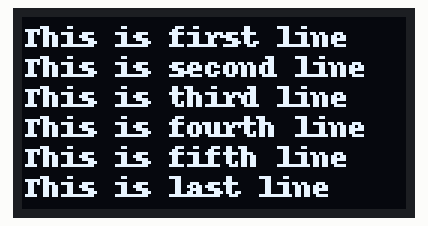
Bench run of a program on a simulated Raspberry Pi (BCM pin numbers). On the bench: 128×64 one-colour display. Library files of the repository ran but are not shown: SSD1306.py. At 0.1 s the program stops and its outputs stay as they are.

Above: at 0.1 s.

The program:

dispchar.py
```python
import time

import spidev as SPI
import SSD1306

from PIL import Image
from PIL import ImageDraw
from PIL import ImageFont

# Raspberry Pi pin configuration:
RST = 19
# Note the following are only used with SPI:
DC = 16
bus = 0
device = 0

# 128x64 display with hardware SPI:
disp = SSD1306.SSD1306(RST, DC, SPI.SpiDev(bus,device))

# Initialize library.
disp.begin()

# Clear display.
disp.clear()
disp.display()

# Create blank image for drawing.
# Make sure to create image with mode '1' for 1-bit color.
width = disp.width
height = disp.height
image = Image.new('1', (width, height))

# Get drawing object to draw on image.
draw = ImageDraw.Draw(image)

# Draw a black filled box to clear the image.
draw.rectangle((0,0,width,height), outline=0, fill=0)

# Draw some shapes.
# First define some constants to allow easy resizing of shapes.
padding = 1
top = padding
x = padding
# Load default font.
font = ImageFont.load_default()

# Alternatively load a TTF font.
# Some other nice fonts to try: http://www.dafont.com/bitmap.php
#font = ImageFont.truetype('Minecraftia.ttf', 8)

# Write two lines of text.
draw.text((x, top),    'This is first line', font=font, fill=255)
draw.text((x, top+10), 'This is second line', font=font, fill=255)
draw.text((x, top+20), 'This is third line', font=font, fill=255)
draw.text((x, top+30), 'This is fourth line', font=font, fill=255)
draw.text((x, top+40), 'This is fifth line', font=font, fill=255)
draw.text((x, top+50), 'This is last line', font=font, fill=255)

# Display image.
disp.image(image)
disp.display()
```
